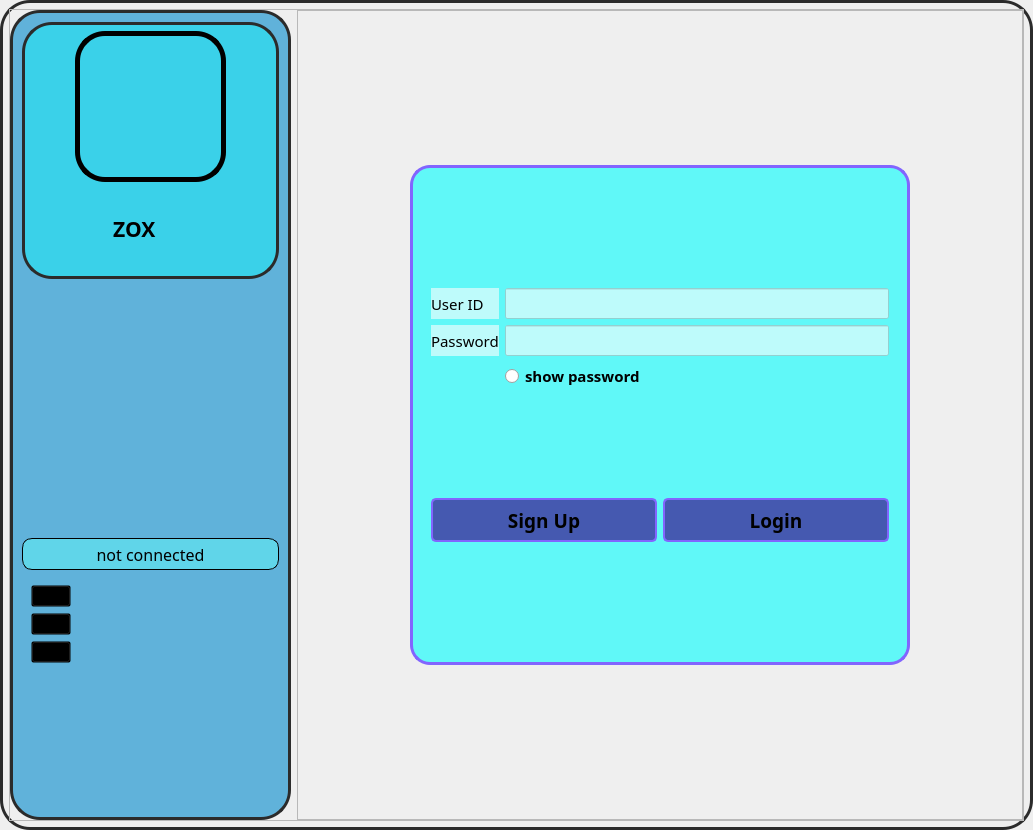
<?xml version="1.0" encoding="UTF-8"?>
<ui version="4.0">
 <class>HeatSink_login</class>
 <widget class="QMainWindow" name="HeatSink_login">
  <property name="geometry">
   <rect>
    <x>0</x>
    <y>0</y>
    <width>1033</width>
    <height>830</height>
   </rect>
  </property>
  <property name="minimumSize">
   <size>
    <width>1033</width>
    <height>830</height>
   </size>
  </property>
  <property name="maximumSize">
   <size>
    <width>1033</width>
    <height>830</height>
   </size>
  </property>
  <property name="font">
   <font>
    <family>BankGothic Md BT</family>
    <pointsize>12</pointsize>
   </font>
  </property>
  <property name="windowTitle">
   <string>HeatSink-Login</string>
  </property>
  <property name="windowIcon">
   <iconset>
    <normaloff>etro.svg</normaloff>etro.svg</iconset>
  </property>
  <property name="autoFillBackground">
   <bool>false</bool>
  </property>
  <property name="styleSheet">
   <string notr="true">#lback{
background-color: rgba(0, 136, 204,60%);
border-radius : 30px 30px;
border:3px solid #2b2b2b;

}
#backfull{
background-image:url(icons/hu.jpg);
scaled-contents:true;
border:3px solid #2b2b2b;
border-radius: 30px;

}
#logo{
border-radius:30px;
border:3px solid #2b2b2b;

}

#whitelog{
background-color: rgba(0, 254, 254,40%);
border-radius:30px;
border:3px solid #2b2b2b;
}
#logdet{
background-color:rgba(0, 254, 254,60%);
border: 3px solid #8265fe;
border-radius:20px
}

#label1 ,#label2 ,#usrin,#passin{
background-color:rgba(254, 254, 254,60%);
height:25px
}

#loginbtn,#signbtn{
background-color:rgba(62, 49, 157,80%);
border:2px solid #8265fe;
border-radius:5px;
height:30px;
padding:5px;

}

#fb,#insta,#twitter{
background:transparent;
}
#connect{
background-color:rgba(96, 248, 248,50%);
border-radius:10px;
height:30px;
width:251px;
border:1px solid black;
}</string>
  </property>
  <property name="iconSize">
   <size>
    <width>30</width>
    <height>30</height>
   </size>
  </property>
  <widget class="QWidget" name="backfull">
   <property name="maximumSize">
    <size>
     <width>1033</width>
     <height>830</height>
    </size>
   </property>
   <property name="autoFillBackground">
    <bool>false</bool>
   </property>
   <property name="styleSheet">
    <string notr="true"/>
   </property>
   <layout class="QGridLayout" name="gridLayout">
    <item row="0" column="0">
     <widget class="QFrame" name="frame_2">
      <property name="frameShape">
       <enum>QFrame::StyledPanel</enum>
      </property>
      <property name="frameShadow">
       <enum>QFrame::Raised</enum>
      </property>
      <layout class="QHBoxLayout" name="horizontalLayout_2">
       <property name="leftMargin">
        <number>0</number>
       </property>
       <property name="topMargin">
        <number>0</number>
       </property>
       <property name="rightMargin">
        <number>0</number>
       </property>
       <property name="bottomMargin">
        <number>0</number>
       </property>
       <item>
        <widget class="QFrame" name="lback">
         <property name="sizePolicy">
          <sizepolicy hsizetype="Expanding" vsizetype="Preferred">
           <horstretch>0</horstretch>
           <verstretch>0</verstretch>
          </sizepolicy>
         </property>
         <property name="minimumSize">
          <size>
           <width>251</width>
           <height>661</height>
          </size>
         </property>
         <property name="maximumSize">
          <size>
           <width>281</width>
           <height>821</height>
          </size>
         </property>
         <property name="styleSheet">
          <string notr="true"/>
         </property>
         <layout class="QVBoxLayout" name="verticalLayout">
          <item alignment="Qt::AlignTop">
           <widget class="QWidget" name="whitelog" native="true">
            <property name="minimumSize">
             <size>
              <width>257</width>
              <height>257</height>
             </size>
            </property>
            <property name="maximumSize">
             <size>
              <width>257</width>
              <height>257</height>
             </size>
            </property>
            <layout class="QGridLayout" name="gridLayout_5">
             <item row="0" column="0">
              <widget class="QLabel" name="badge">
               <property name="maximumSize">
                <size>
                 <width>151</width>
                 <height>151</height>
                </size>
               </property>
               <property name="autoFillBackground">
                <bool>false</bool>
               </property>
               <property name="styleSheet">
                <string notr="true">#badge{
border-radius:30px;
border:5px solid black}</string>
               </property>
               <property name="frameShape">
                <enum>QFrame::StyledPanel</enum>
               </property>
               <property name="frameShadow">
                <enum>QFrame::Raised</enum>
               </property>
               <property name="text">
                <string/>
               </property>
               <property name="pixmap">
                <pixmap resource="assets.qrc">:/heatsink/icons/Heat Sink/etro.svg</pixmap>
               </property>
               <property name="scaledContents">
                <bool>true</bool>
               </property>
              </widget>
             </item>
             <item row="1" column="0">
              <widget class="QLabel" name="label">
               <property name="maximumSize">
                <size>
                 <width>151</width>
                 <height>82</height>
                </size>
               </property>
               <property name="font">
                <font>
                 <family>Clarendon BT</family>
                 <pointsize>16</pointsize>
                 <weight>75</weight>
                 <bold>true</bold>
                </font>
               </property>
               <property name="text">
                <string>       ZOX</string>
               </property>
               <property name="textFormat">
                <enum>Qt::PlainText</enum>
               </property>
               <property name="scaledContents">
                <bool>true</bool>
               </property>
              </widget>
             </item>
            </layout>
           </widget>
          </item>
          <item>
           <widget class="QPushButton" name="connect">
            <property name="font">
             <font>
              <family>BankGothic Md BT</family>
              <pointsize>12</pointsize>
             </font>
            </property>
            <property name="text">
             <string>not connected</string>
            </property>
            <property name="icon">
             <iconset resource="assets.qrc">
              <normaloff>:/black/icons/black/activity.svg</normaloff>:/black/icons/black/activity.svg</iconset>
            </property>
            <property name="iconSize">
             <size>
              <width>24</width>
              <height>24</height>
             </size>
            </property>
           </widget>
          </item>
          <item alignment="Qt::AlignLeft">
           <widget class="QFrame" name="frame">
            <property name="maximumSize">
             <size>
              <width>251</width>
              <height>232</height>
             </size>
            </property>
            <layout class="QFormLayout" name="formLayout">
             <item row="0" column="0">
              <widget class="QPushButton" name="insta">
               <property name="text">
                <string/>
               </property>
               <property name="icon">
                <iconset resource="assets.qrc">
                 <normaloff>:/social/icons/soc/instagram (1).png</normaloff>:/social/icons/soc/instagram (1).png</iconset>
               </property>
               <property name="iconSize">
                <size>
                 <width>50</width>
                 <height>50</height>
                </size>
               </property>
              </widget>
             </item>
             <item row="2" column="0">
              <widget class="QPushButton" name="twitter">
               <property name="text">
                <string/>
               </property>
               <property name="icon">
                <iconset resource="assets.qrc">
                 <normaloff>:/social/icons/soc/twitter.png</normaloff>:/social/icons/soc/twitter.png</iconset>
               </property>
               <property name="iconSize">
                <size>
                 <width>50</width>
                 <height>50</height>
                </size>
               </property>
              </widget>
             </item>
             <item row="1" column="0">
              <widget class="QPushButton" name="fb">
               <property name="text">
                <string/>
               </property>
               <property name="icon">
                <iconset resource="assets.qrc">
                 <normaloff>:/social/icons/soc/facebook (1).png</normaloff>:/social/icons/soc/facebook (1).png</iconset>
               </property>
               <property name="iconSize">
                <size>
                 <width>50</width>
                 <height>50</height>
                </size>
               </property>
              </widget>
             </item>
            </layout>
           </widget>
          </item>
         </layout>
        </widget>
       </item>
       <item>
        <widget class="QFrame" name="frame_3">
         <property name="frameShape">
          <enum>QFrame::StyledPanel</enum>
         </property>
         <property name="frameShadow">
          <enum>QFrame::Raised</enum>
         </property>
         <layout class="QGridLayout" name="gridLayout_6">
          <item row="0" column="0">
           <widget class="QFrame" name="logdet">
            <property name="minimumSize">
             <size>
              <width>450</width>
              <height>450</height>
             </size>
            </property>
            <property name="maximumSize">
             <size>
              <width>500</width>
              <height>500</height>
             </size>
            </property>
            <property name="styleSheet">
             <string notr="true"/>
            </property>
            <property name="frameShape">
             <enum>QFrame::StyledPanel</enum>
            </property>
            <property name="frameShadow">
             <enum>QFrame::Raised</enum>
            </property>
            <layout class="QGridLayout" name="gridLayout_2">
             <item row="0" column="0">
              <widget class="QWidget" name="widget" native="true">
               <property name="maximumSize">
                <size>
                 <width>500</width>
                 <height>500</height>
                </size>
               </property>
               <layout class="QGridLayout" name="gridLayout_4">
                <item row="1" column="0">
                 <layout class="QHBoxLayout" name="horizontalLayout">
                  <property name="spacing">
                   <number>6</number>
                  </property>
                  <property name="sizeConstraint">
                   <enum>QLayout::SetMinAndMaxSize</enum>
                  </property>
                  <item>
                   <widget class="QPushButton" name="signbtn">
                    <property name="font">
                     <font>
                      <family>Bahnschrift Condensed</family>
                      <pointsize>14</pointsize>
                      <weight>75</weight>
                      <bold>true</bold>
                     </font>
                    </property>
                    <property name="text">
                     <string>Sign Up</string>
                    </property>
                   </widget>
                  </item>
                  <item>
                   <widget class="QPushButton" name="loginbtn">
                    <property name="font">
                     <font>
                      <family>Bahnschrift Condensed</family>
                      <pointsize>14</pointsize>
                      <weight>75</weight>
                      <bold>true</bold>
                     </font>
                    </property>
                    <property name="text">
                     <string>Login</string>
                    </property>
                   </widget>
                  </item>
                 </layout>
                </item>
                <item row="0" column="0">
                 <layout class="QGridLayout" name="kgrid">
                  <item row="1" column="1">
                   <widget class="QLineEdit" name="passin"/>
                  </item>
                  <item row="0" column="1">
                   <widget class="QLineEdit" name="usrin"/>
                  </item>
                  <item row="0" column="0">
                   <widget class="QLabel" name="label1">
                    <property name="font">
                     <font>
                      <family>ROG Fonts</family>
                      <pointsize>11</pointsize>
                      <weight>50</weight>
                      <bold>false</bold>
                     </font>
                    </property>
                    <property name="text">
                     <string>User ID</string>
                    </property>
                   </widget>
                  </item>
                  <item row="1" column="0">
                   <widget class="QLabel" name="label2">
                    <property name="font">
                     <font>
                      <family>ROG Fonts</family>
                      <pointsize>11</pointsize>
                      <weight>50</weight>
                      <bold>false</bold>
                     </font>
                    </property>
                    <property name="text">
                     <string>Password</string>
                    </property>
                   </widget>
                  </item>
                  <item row="2" column="1">
                   <widget class="QRadioButton" name="show">
                    <property name="font">
                     <font>
                      <family>Berlin Sans FB Demi</family>
                      <pointsize>11</pointsize>
                      <weight>75</weight>
                      <bold>true</bold>
                     </font>
                    </property>
                    <property name="text">
                     <string>show password</string>
                    </property>
                   </widget>
                  </item>
                 </layout>
                </item>
               </layout>
              </widget>
             </item>
            </layout>
           </widget>
          </item>
         </layout>
        </widget>
       </item>
      </layout>
     </widget>
    </item>
   </layout>
  </widget>
 </widget>
 <resources>
  <include location="assets.qrc"/>
 </resources>
 <connections/>
</ui>
